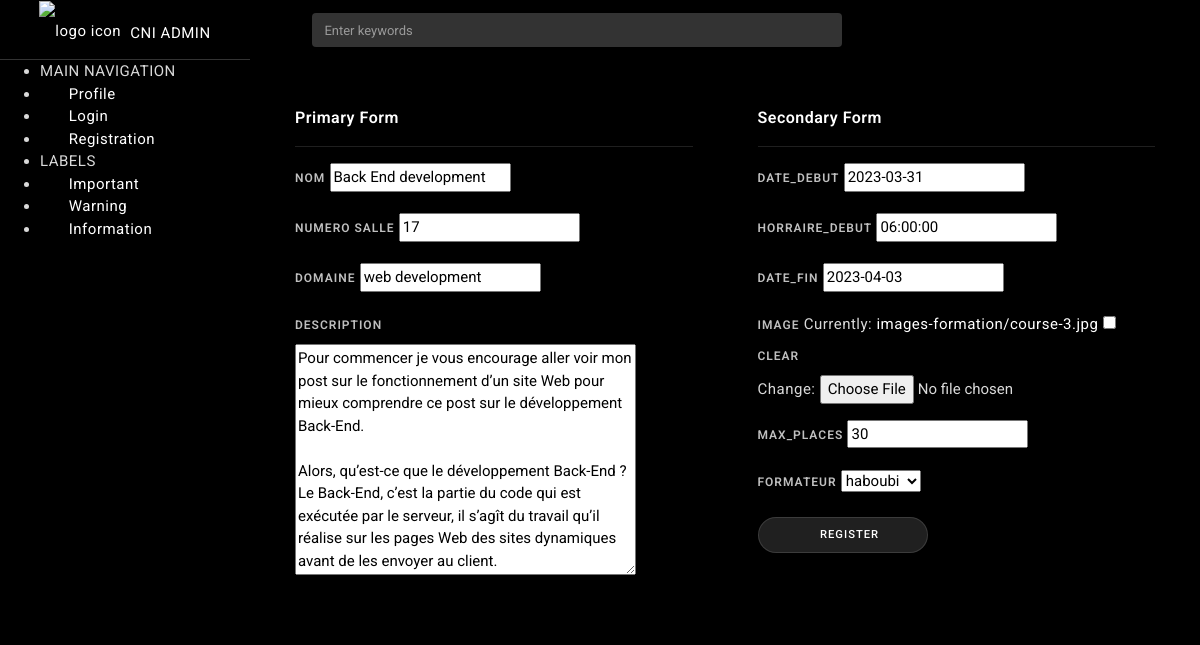
Before: /formation/web-design/update with the older database file.
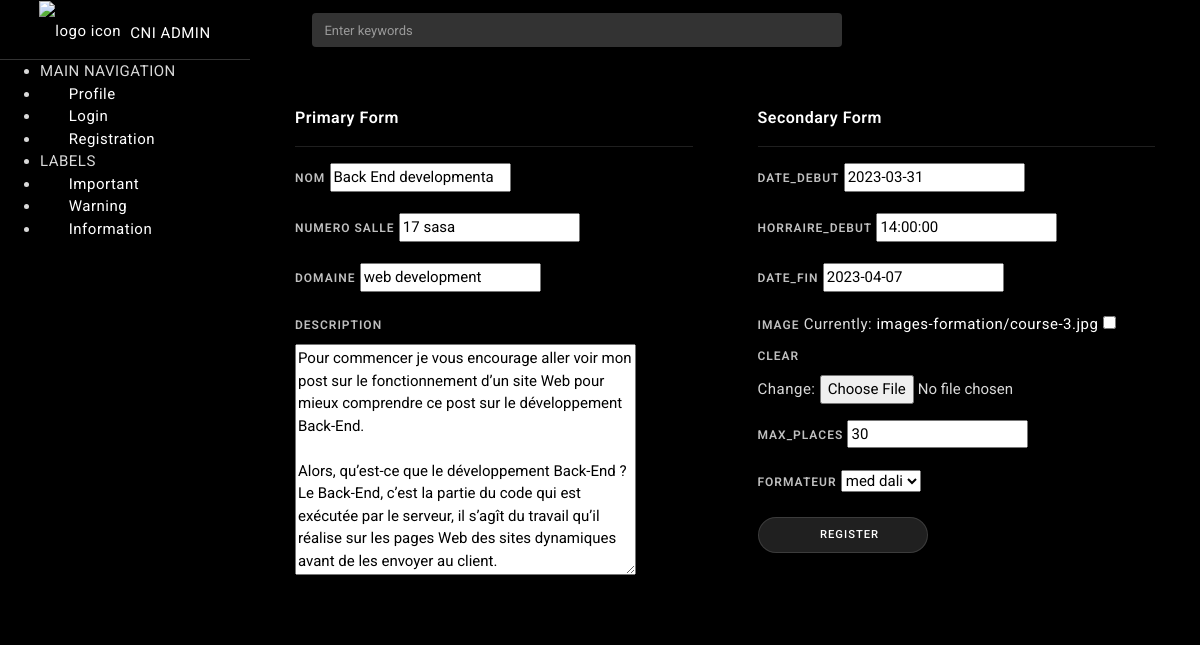
After: the same page with the newer database file.
### base/models.py (models this page shows, shortened)
class Formation(models.Model):
    name = models.CharField(max_length=50)
    num_salle = models.CharField(max_length=50)
    domaine = models.CharField(max_length=50,blank=True,null=True)
    description = models.TextField(blank=True, null=True)
    date_debut = models.DateField(blank=True, null=True)
    horraire_debut = models.TimeField(blank=True, null=True)
    date_fin = models.DateField(blank=True, null=True)
    formateur = models.ForeignKey(Formateur, on_delete=models.CASCADE)
    max_places = models.IntegerField(blank=True, null=True,default=20)
    image = models.ImageField(upload_to="images-formation",blank=True, null=True)
    participant = models.ManyToManyField(Participant,blank=True)
    slug = models.SlugField(null=True,blank=True)

### base/views.py (the view, shortened to what this page needs)
# urls.py: path('formation/<slug:slug>/update',FormationUpdate.as_view(), name='update_formation'),
class FormationUpdate(UpdateView):
    model = Formation
    fields = ("name","num_salle","domaine","description","date_debut","horraire_debut","date_fin","formateur","max_places","image")
    template_name = "base/update_formation.html"

### base/models.py (called while the page is built)
    def __str__(self):
        return self.name

### templates/base/update_formation.html (shortened to what the changed rows need)
{% extends "registration/based_login.html" %}
{% load static %}
{% block content %}
<div id="wrapper">
  <div class="content-wrapper">
    <div class="container-fluid">
    <div class="row mt-3">
      <div class="col-lg-6">
         <div class="card">
           <div class="card-body">
            <form method="POST" enctype="multipart/form-data">
           <div class="form-group">
            <label for="input-1">Nom</label>
            {{ form.name }}
           </div>
           <div class="form-group">
            <label for="input-2">Numero salle</label>
            {{ form.num_salle }}
           </div>
           <div class="form-group">
            <label for="input-3">domaine</label>
            {{form.domaine}}
           </div>
           <div class="form-group">
            <label for="input-4">description</label>
            {{form.description}}
           </div>
         </div>
         </div>
      </div>
      <div class="col-lg-6">
        <div class="card">
           <div class="card-body">
           <div class="form-group">
            <label for="input-5">date_debut</label>
              {{form.date_debut}}
          </div>
          <div class="form-group">
            <label for="input-5">horraire_debut</label>
              {{form.horraire_debut}}
          </div>
          <div class="form-group">
            <label for="input-5">date_fin</label>
              {{form.date_fin}}
          </div>
          <div class="form-group">
            <label for="input-5">image</label>
              {{form.image}}
          </div>
          <div class="form-group">
            <label for="input-5">max_places</label>
              {{form.max_places}}
          </div>
          <div class="form-group">
            <label for="input-5">formateur</label>
              {{form.formateur}}
          </div>
         </div>
         </div>
      </div>
    </div>
    </div>
   </div>
    {% endblock content %}

Changed rows visible on the page:
changed Formation "web development": name "Back End development" → "Back End developmenta"; num_salle "17" → "17 sasa"; horraire_debut "06:00:00" → "14:00:00"; date_fin "2023-04-03" → "2023-04-07"; formateur "haboubi" → "med dali"
